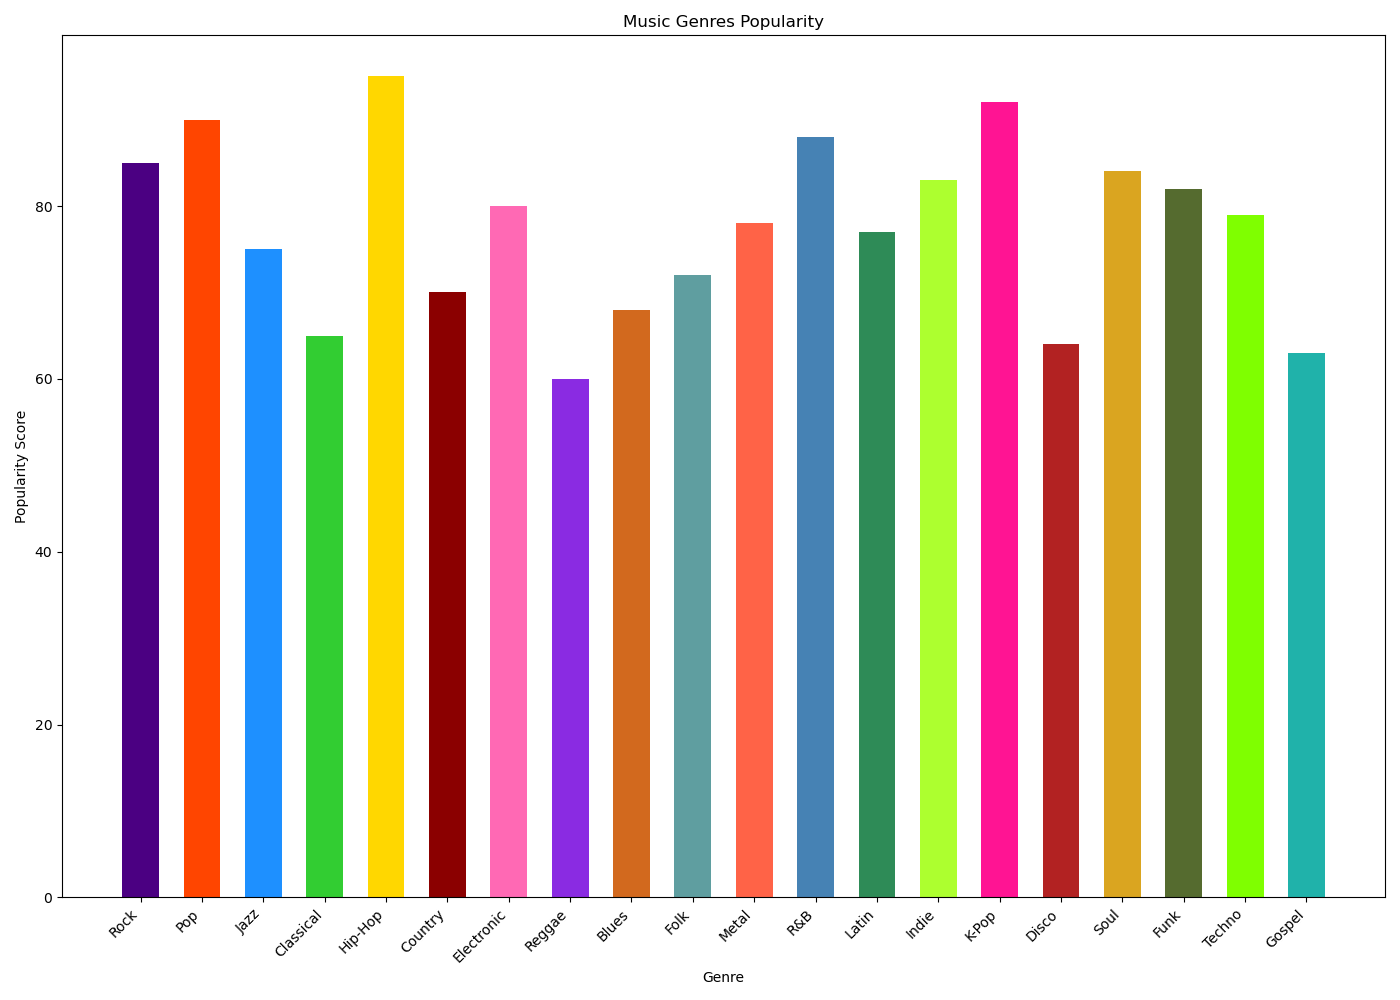

Generate this figure with Python:

import matplotlib.pyplot as plt

# Data
genres = ["Rock", "Pop", "Jazz", "Classical", "Hip-Hop", "Country", "Electronic", "Reggae", "Blues", "Folk", "Metal", 
          "R&B", "Latin", "Indie", "K-Pop", "Disco", "Soul", "Funk", "Techno", "Gospel"]
popularity = [85, 90, 75, 65, 95, 70, 80, 60, 68, 72, 78, 88, 77, 83, 92, 64, 84, 82, 79, 63]

# Create vertical bar chart
plt.figure(figsize=(14, 10))  # Width, Height of the chart
plt.bar(genres, popularity, color=['#4B0082', '#FF4500', '#1E90FF', '#32CD32', '#FFD700', '#8B0000', '#FF69B4', 
                                   '#8A2BE2', '#D2691E', '#5F9EA0', '#FF6347', '#4682B4', '#2E8B57', '#ADFF2F', 
                                   '#FF1493', '#B22222', '#DAA520', '#556B2F', '#7FFF00', '#20B2AA'], 
        width=0.6)  # Width of the bars

# Set the title and labels
plt.title('Music Genres Popularity')
plt.xlabel('Genre')
plt.ylabel('Popularity Score')

# Show the plot
plt.xticks(rotation=45, ha='right')
plt.tight_layout()
plt.show()
